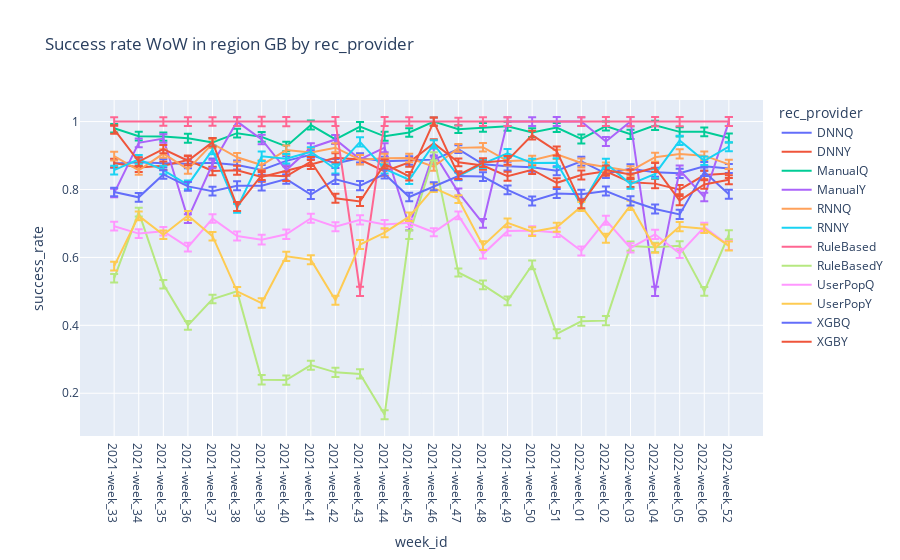

This figure's notebook cell:
### Code cell
fig=px.line(df12.reset_index().query("region=='GB'"), x='week_id', y='success_rate',error_y='CI_range',color='rec_provider', title='Success rate WoW in region GB by rec_provider')
fig.show()

### Figure 1 — Plotly figure (JSON) as saved in the notebook; plotly's stock layout.template omitted (floating-point values rounded to 4 significant figures)
{"data": [{"error_y": {"array": [0.01267, 0.01295, 0.01243, 0.01301, 0.01258, 0.01306, 0.01408, 0.01384, 0.01324, 0.01336, 0.01352, 0.01321, 0.01247, 0.01196, 0.01146, 0.01276, 0.01298, 0.01298, 0.01332, 0.01311, 0.0133, 0.01359, 0.01343, 0.01362, 0.01259, 0.01329]}, "hovertemplate": "rec_provider=DNNQ<br>week_id=%{x}<br>success_rate=%{y}<extra></extra>", "legendgroup": "DNNQ", "line": {"color": "#636efa", "dash": "solid"}, "marker": {"symbol": "circle"}, "mode": "lines", "name": "DNNQ", "orientation": "v", "showlegend": true, "type": "scatter", "x": ["2021-week_33", "2021-week_34", "2021-week_35", "2021-week_36", "2021-week_37", "2021-week_38", "2021-week_39", "2021-week_40", "2021-week_41", "2021-week_42", "2021-week_43", "2021-week_44", "2021-week_45", "2021-week_46", "2021-week_47", "2021-week_48", "2021-week_49", "2021-week_50", "2021-week_51", "2022-week_01", "2022-week_02", "2022-week_03", "2022-week_04", "2022-week_05", "2022-week_06", "2022-week_52"], "xaxis": "x", "y": [0.8766, 0.8803, 0.8776, 0.8756, 0.8785, 0.8722, 0.8577, 0.8842, 0.9022, 0.8764, 0.8929, 0.8829, 0.8856, 0.8879, 0.9186, 0.8742, 0.8688, 0.8656, 0.8551, 0.8831, 0.847, 0.8609, 0.8509, 0.8477, 0.8681, 0.8619], "yaxis": "y"}, {"error_y": {"array": [0.01267, 0.01295, 0.01243, 0.01301, 0.01258, 0.01306, 0.01408, 0.01384, 0.01324, 0.01336, 0.01352, 0.01321, 0.01247, 0.01196, 0.01146, 0.01276, 0.01298, 0.01298, 0.01332, 0.01311, 0.0133, 0.01359, 0.01343, 0.01362, 0.01259, 0.01329]}, "hovertemplate": "rec_provider=DNNY<br>week_id=%{x}<br>success_rate=%{y}<extra></extra>", "legendgroup": "DNNY", "line": {"color": "#EF553B", "dash": "solid"}, "marker": {"symbol": "circle"}, "mode": "lines", "name": "DNNY", "orientation": "v", "showlegend": true, "type": "scatter", "x": ["2021-week_33", "2021-week_34", "2021-week_35", "2021-week_36", "2021-week_37", "2021-week_38", "2021-week_39", "2021-week_40", "2021-week_41", "2021-week_42", "2021-week_43", "2021-week_44", "2021-week_45", "2021-week_46", "2021-week_47", "2021-week_48", "2021-week_49", "2021-week_50", "2021-week_51", "2022-week_01", "2022-week_02", "2022-week_03", "2022-week_04", "2022-week_05", "2022-week_06", "2022-week_52"], "xaxis": "x", "y": [0.8781, 0.8646, 0.8699, 0.887, 0.8547, 0.8566, 0.8371, 0.8543, 0.8736, 0.8932, 0.8881, 0.8536, 0.8798, 0.9364, 0.88, 0.8707, 0.839, 0.8582, 0.8197, 0.8425, 0.8535, 0.8211, 0.8173, 0.7993, 0.8425, 0.8474], "yaxis": "y"}, {"error_y": {"array": [0.01267, 0.01295, 0.01243, 0.01301, 0.01258, 0.01306, 0.01408, 0.01384, 0.01324, 0.01336, 0.01352, 0.01321, 0.01247, 0.01196, 0.01146, 0.01276, 0.01298, 0.01298, 0.01332, 0.01311, 0.0133, 0.01359, 0.01343, 0.01362, 0.01259, 0.01329]}, "hovertemplate": "rec_provider=ManualQ<br>week_id=%{x}<br>success_rate=%{y}<extra></extra>", "legendgroup": "ManualQ", "line": {"color": "#00cc96", "dash": "solid"}, "marker": {"symbol": "circle"}, "mode": "lines", "name": "ManualQ", "orientation": "v", "showlegend": true, "type": "scatter", "x": ["2021-week_33", "2021-week_34", "2021-week_35", "2021-week_36", "2021-week_37", "2021-week_38", "2021-week_39", "2021-week_40", "2021-week_41", "2021-week_42", "2021-week_43", "2021-week_44", "2021-week_45", "2021-week_46", "2021-week_47", "2021-week_48", "2021-week_49", "2021-week_50", "2021-week_51", "2022-week_01", "2022-week_02", "2022-week_03", "2022-week_04", "2022-week_05", "2022-week_06", "2022-week_52"], "xaxis": "x", "y": [0.9804, 0.9571, 0.9558, 0.951, 0.9388, 0.9659, 0.955, 0.9268, 0.9898, 0.9474, 0.9851, 0.9565, 0.9677, 1, 0.9778, 0.9828, 0.9863, 0.9677, 0.9825, 0.9487, 0.9868, 0.9625, 0.9888, 0.9697, 0.9697, 0.9516], "yaxis": "y"}, {"error_y": {"array": [0.01267, 0.01295, 0.01243, 0.01301, 0.01258, 0.01306, 0.01408, 0.01384, 0.01324, 0.01336, 0.01352, 0.01321, 0.01247, 0.01196, 0.01146, 0.01276, 0.01298, 0.01298, 0.01332, 0.01311, 0.0133, 0.01359, 0.01343, 0.01362, 0.01259, 0.01329]}, "hovertemplate": "rec_provider=ManualY<br>week_id=%{x}<br>success_rate=%{y}<extra></extra>", "legendgroup": "ManualY", "line": {"color": "#ab63fa", "dash": "solid"}, "marker": {"symbol": "circle"}, "mode": "lines", "name": "ManualY", "orientation": "v", "showlegend": true, "type": "scatter", "x": ["2021-week_33", "2021-week_34", "2021-week_35", "2021-week_36", "2021-week_37", "2021-week_38", "2021-week_39", "2021-week_40", "2021-week_41", "2021-week_42", "2021-week_43", "2021-week_44", "2021-week_45", "2021-week_46", "2021-week_47", "2021-week_48", "2021-week_49", "2021-week_50", "2021-week_51", "2022-week_01", "2022-week_02", "2022-week_03", "2022-week_04", "2022-week_05", "2022-week_06", "2022-week_52"], "xaxis": "x", "y": [0.7895, 0.9375, 0.95, 0.7143, 0.875, 1, 0.9474, 0.8571, 0.9231, 0.9474, 0.8889, 0.9231, 0.6923, 0.9084, 0.7917, 0.7, 1, 1, 1, 1, 0.9412, 1, 0.5, 0.8571, 0.7778, 1], "yaxis": "y"}, {"error_y": {"array": [0.01267, 0.01295, 0.01243, 0.01301, 0.01258, 0.01306, 0.01408, 0.01384, 0.01324, 0.01336, 0.01352, 0.01321, 0.01247, 0.01196, 0.01146, 0.01276, 0.01298, 0.01298, 0.01332, 0.01311, 0.0133, 0.01359, 0.01343, 0.01362, 0.01259, 0.01329]}, "hovertemplate": "rec_provider=RNNQ<br>week_id=%{x}<br>success_rate=%{y}<extra></extra>", "legendgroup": "RNNQ", "line": {"color": "#FFA15A", "dash": "solid"}, "marker": {"symbol": "circle"}, "mode": "lines", "name": "RNNQ", "orientation": "v", "showlegend": true, "type": "scatter", "x": ["2021-week_33", "2021-week_34", "2021-week_35", "2021-week_36", "2021-week_37", "2021-week_38", "2021-week_39", "2021-week_40", "2021-week_41", "2021-week_42", "2021-week_43", "2021-week_44", "2021-week_45", "2021-week_46", "2021-week_47", "2021-week_48", "2021-week_49", "2021-week_50", "2021-week_51", "2022-week_01", "2022-week_02", "2022-week_03", "2022-week_04", "2022-week_05", "2022-week_06", "2022-week_52"], "xaxis": "x", "y": [0.8982, 0.8562, 0.9058, 0.8594, 0.9347, 0.8947, 0.872, 0.916, 0.9087, 0.9231, 0.8879, 0.8921, 0.8926, 0.8671, 0.9226, 0.9245, 0.8837, 0.8864, 0.9034, 0.878, 0.8665, 0.8545, 0.895, 0.9047, 0.8996, 0.8739], "yaxis": "y"}, {"error_y": {"array": [0.01267, 0.01295, 0.01243, 0.01301, 0.01258, 0.01306, 0.01408, 0.01384, 0.01324, 0.01336, 0.01352, 0.01321, 0.01247, 0.01196, 0.01146, 0.01276, 0.01298, 0.01298, 0.01332, 0.01311, 0.0133, 0.01359, 0.01343, 0.01362, 0.01259, 0.01329]}, "hovertemplate": "rec_provider=RNNY<br>week_id=%{x}<br>success_rate=%{y}<extra></extra>", "legendgroup": "RNNY", "line": {"color": "#19d3f3", "dash": "solid"}, "marker": {"symbol": "circle"}, "mode": "lines", "name": "RNNY", "orientation": "v", "showlegend": true, "type": "scatter", "x": ["2021-week_33", "2021-week_34", "2021-week_35", "2021-week_36", "2021-week_37", "2021-week_38", "2021-week_39", "2021-week_40", "2021-week_41", "2021-week_42", "2021-week_43", "2021-week_44", "2021-week_45", "2021-week_46", "2021-week_47", "2021-week_48", "2021-week_49", "2021-week_50", "2021-week_51", "2022-week_01", "2022-week_02", "2022-week_03", "2022-week_04", "2022-week_05", "2022-week_06", "2022-week_52"], "xaxis": "x", "y": [0.8571, 0.8889, 0.8571, 0.8136, 0.9167, 0.7447, 0.898, 0.8906, 0.9111, 0.8605, 0.94, 0.8605, 0.8286, 0.9333, 0.8387, 0.8762, 0.9062, 0.8778, 0.8788, 0.7538, 0.8769, 0.8158, 0.8462, 0.9444, 0.8846, 0.9259], "yaxis": "y"}, {"error_y": {"array": [0.01267, 0.01243, 0.01301, 0.01258, 0.01306, 0.01408, 0.01384, 0.01336, 0.01352, 0.01321, 0.01247, 0.01196, 0.01146, 0.01276, 0.01298, 0.01311, 0.0133, 0.01359, 0.01343, 0.01362, 0.01329]}, "hovertemplate": "rec_provider=RuleBased<br>week_id=%{x}<br>success_rate=%{y}<extra></extra>", "legendgroup": "RuleBased", "line": {"color": "#FF6692", "dash": "solid"}, "marker": {"symbol": "circle"}, "mode": "lines", "name": "RuleBased", "orientation": "v", "showlegend": true, "type": "scatter", "x": ["2021-week_33", "2021-week_35", "2021-week_36", "2021-week_37", "2021-week_38", "2021-week_39", "2021-week_40", "2021-week_42", "2021-week_43", "2021-week_44", "2021-week_45", "2021-week_46", "2021-week_47", "2021-week_48", "2021-week_49", "2022-week_01", "2022-week_02", "2022-week_03", "2022-week_04", "2022-week_05", "2022-week_52"], "xaxis": "x", "y": [1, 1, 1, 1, 1, 1, 1, 1, 0.5, 1, 1, 1, 1, 1, 1, 1, 1, 1, 1, 1, 1], "yaxis": "y"}, {"error_y": {"array": [0.01267, 0.01295, 0.01243, 0.01301, 0.01258, 0.01306, 0.01408, 0.01384, 0.01324, 0.01336, 0.01352, 0.01321, 0.01247, 0.01196, 0.01146, 0.01276, 0.01298, 0.01298, 0.01332, 0.01311, 0.0133, 0.01359, 0.01343, 0.01362, 0.01259, 0.01329]}, "hovertemplate": "rec_provider=RuleBasedY<br>week_id=%{x}<br>success_rate=%{y}<extra></extra>", "legendgroup": "RuleBasedY", "line": {"color": "#B6E880", "dash": "solid"}, "marker": {"symbol": "circle"}, "mode": "lines", "name": "RuleBasedY", "orientation": "v", "showlegend": true, "type": "scatter", "x": ["2021-week_33", "2021-week_34", "2021-week_35", "2021-week_36", "2021-week_37", "2021-week_38", "2021-week_39", "2021-week_40", "2021-week_41", "2021-week_42", "2021-week_43", "2021-week_44", "2021-week_45", "2021-week_46", "2021-week_47", "2021-week_48", "2021-week_49", "2021-week_50", "2021-week_51", "2022-week_01", "2022-week_02", "2022-week_03", "2022-week_04", "2022-week_05", "2022-week_06", "2022-week_52"], "xaxis": "x", "y": [0.5385, 0.7333, 0.5208, 0.4, 0.4773, 0.5, 0.2395, 0.2387, 0.2827, 0.2615, 0.2568, 0.1368, 0.6667, 0.8974, 0.5556, 0.5192, 0.4722, 0.5778, 0.375, 0.4118, 0.4138, 0.6333, 0.6296, 0.6341, 0.5, 0.6667], "yaxis": "y"}, {"error_y": {"array": [0.01267, 0.01295, 0.01243, 0.01301, 0.01258, 0.01306, 0.01408, 0.01384, 0.01324, 0.01336, 0.01352, 0.01321, 0.01247, 0.01196, 0.01146, 0.01276, 0.01298, 0.01298, 0.01332, 0.01311, 0.0133, 0.01359, 0.01343, 0.01362, 0.01259, 0.01329]}, "hovertemplate": "rec_provider=UserPopQ<br>week_id=%{x}<br>success_rate=%{y}<extra></extra>", "legendgroup": "UserPopQ", "line": {"color": "#FF97FF", "dash": "solid"}, "marker": {"symbol": "circle"}, "mode": "lines", "name": "UserPopQ", "orientation": "v", "showlegend": true, "type": "scatter", "x": ["2021-week_33", "2021-week_34", "2021-week_35", "2021-week_36", "2021-week_37", "2021-week_38", "2021-week_39", "2021-week_40", "2021-week_41", "2021-week_42", "2021-week_43", "2021-week_44", "2021-week_45", "2021-week_46", "2021-week_47", "2021-week_48", "2021-week_49", "2021-week_50", "2021-week_51", "2022-week_01", "2022-week_02", "2022-week_03", "2022-week_04", "2022-week_05", "2022-week_06", "2022-week_52"], "xaxis": "x", "y": [0.692, 0.6701, 0.6773, 0.6303, 0.7143, 0.663, 0.6523, 0.668, 0.7153, 0.6904, 0.7105, 0.6966, 0.7018, 0.674, 0.7235, 0.6098, 0.6777, 0.6789, 0.6737, 0.619, 0.7094, 0.6281, 0.668, 0.6116, 0.6893, 0.6351], "yaxis": "y"}, {"error_y": {"array": [0.01267, 0.01295, 0.01243, 0.01301, 0.01258, 0.01306, 0.01408, 0.01384, 0.01324, 0.01336, 0.01352, 0.01321, 0.01247, 0.01196, 0.01146, 0.01276, 0.01298, 0.01298, 0.01332, 0.01311, 0.0133, 0.01359, 0.01343, 0.01362, 0.01259, 0.01329]}, "hovertemplate": "rec_provider=UserPopY<br>week_id=%{x}<br>success_rate=%{y}<extra></extra>", "legendgroup": "UserPopY", "line": {"color": "#FECB52", "dash": "solid"}, "marker": {"symbol": "circle"}, "mode": "lines", "name": "UserPopY", "orientation": "v", "showlegend": true, "type": "scatter", "x": ["2021-week_33", "2021-week_34", "2021-week_35", "2021-week_36", "2021-week_37", "2021-week_38", "2021-week_39", "2021-week_40", "2021-week_41", "2021-week_42", "2021-week_43", "2021-week_44", "2021-week_45", "2021-week_46", "2021-week_47", "2021-week_48", "2021-week_49", "2021-week_50", "2021-week_51", "2022-week_01", "2022-week_02", "2022-week_03", "2022-week_04", "2022-week_05", "2022-week_06", "2022-week_52"], "xaxis": "x", "y": [0.5745, 0.7222, 0.6667, 0.7234, 0.6625, 0.5, 0.4655, 0.6032, 0.5932, 0.4737, 0.6379, 0.6727, 0.72, 0.8046, 0.7719, 0.6346, 0.7018, 0.6757, 0.6885, 0.75, 0.6567, 0.7532, 0.6275, 0.6909, 0.6842, 0.6339], "yaxis": "y"}, {"error_y": {"array": [0.01267, 0.01295, 0.01243, 0.01301, 0.01258, 0.01306, 0.01408, 0.01384, 0.01324, 0.01336, 0.01352, 0.01321, 0.01247, 0.01196, 0.01146, 0.01276, 0.01298, 0.01298, 0.01332, 0.01311, 0.0133, 0.01359, 0.01343, 0.01362, 0.01259, 0.01329]}, "hovertemplate": "rec_provider=XGBQ<br>week_id=%{x}<br>success_rate=%{y}<extra></extra>", "legendgroup": "XGBQ", "line": {"color": "#636efa", "dash": "solid"}, "marker": {"symbol": "circle"}, "mode": "lines", "name": "XGBQ", "orientation": "v", "showlegend": true, "type": "scatter", "x": ["2021-week_33", "2021-week_34", "2021-week_35", "2021-week_36", "2021-week_37", "2021-week_38", "2021-week_39", "2021-week_40", "2021-week_41", "2021-week_42", "2021-week_43", "2021-week_44", "2021-week_45", "2021-week_46", "2021-week_47", "2021-week_48", "2021-week_49", "2021-week_50", "2021-week_51", "2022-week_01", "2022-week_02", "2022-week_03", "2022-week_04", "2022-week_05", "2022-week_06", "2022-week_52"], "xaxis": "x", "y": [0.7927, 0.7769, 0.8444, 0.8092, 0.7951, 0.811, 0.811, 0.8305, 0.7853, 0.8297, 0.8114, 0.8455, 0.7778, 0.8097, 0.8394, 0.838, 0.799, 0.7662, 0.788, 0.7861, 0.7953, 0.7667, 0.7425, 0.7267, 0.8521, 0.7857], "yaxis": "y"}, {"error_y": {"array": [0.01267, 0.01295, 0.01243, 0.01301, 0.01258, 0.01306, 0.01408, 0.01384, 0.01324, 0.01336, 0.01352, 0.01321, 0.01247, 0.01196, 0.01146, 0.01276, 0.01298, 0.01298, 0.01332, 0.01311, 0.0133, 0.01359, 0.01343, 0.01362, 0.01259, 0.01329]}, "hovertemplate": "rec_provider=XGBY<br>week_id=%{x}<br>success_rate=%{y}<extra></extra>", "legendgroup": "XGBY", "line": {"color": "#EF553B", "dash": "solid"}, "marker": {"symbol": "circle"}, "mode": "lines", "name": "XGBY", "orientation": "v", "showlegend": true, "type": "scatter", "x": ["2021-week_33", "2021-week_34", "2021-week_35", "2021-week_36", "2021-week_37", "2021-week_38", "2021-week_39", "2021-week_40", "2021-week_41", "2021-week_42", "2021-week_43", "2021-week_44", "2021-week_45", "2021-week_46", "2021-week_47", "2021-week_48", "2021-week_49", "2021-week_50", "2021-week_51", "2022-week_01", "2022-week_02", "2022-week_03", "2022-week_04", "2022-week_05", "2022-week_06", "2022-week_52"], "xaxis": "x", "y": [0.9767, 0.8824, 0.9189, 0.8846, 0.9394, 0.75, 0.8421, 0.8387, 0.8824, 0.7742, 0.7647, 0.875, 0.8387, 1, 0.8421, 0.8793, 0.8857, 0.96, 0.913, 0.7576, 0.8571, 0.8444, 0.8649, 0.7674, 0.8148, 0.8286], "yaxis": "y"}], "layout": {"autosize": true, "legend": {"title": {"text": "rec_provider"}, "tracegroupgap": 0}, "title": {"text": "Success rate WoW in region GB by rec_provider"}, "xaxis": {"anchor": "y", "autorange": true, "domain": [0, 1], "range": [-1.389, 26.39], "title": {"text": "week_id"}, "type": "category"}, "yaxis": {"anchor": "x", "autorange": true, "domain": [0, 1], "range": [0.07407, 1.064], "title": {"text": "success_rate"}, "type": "linear"}}}
